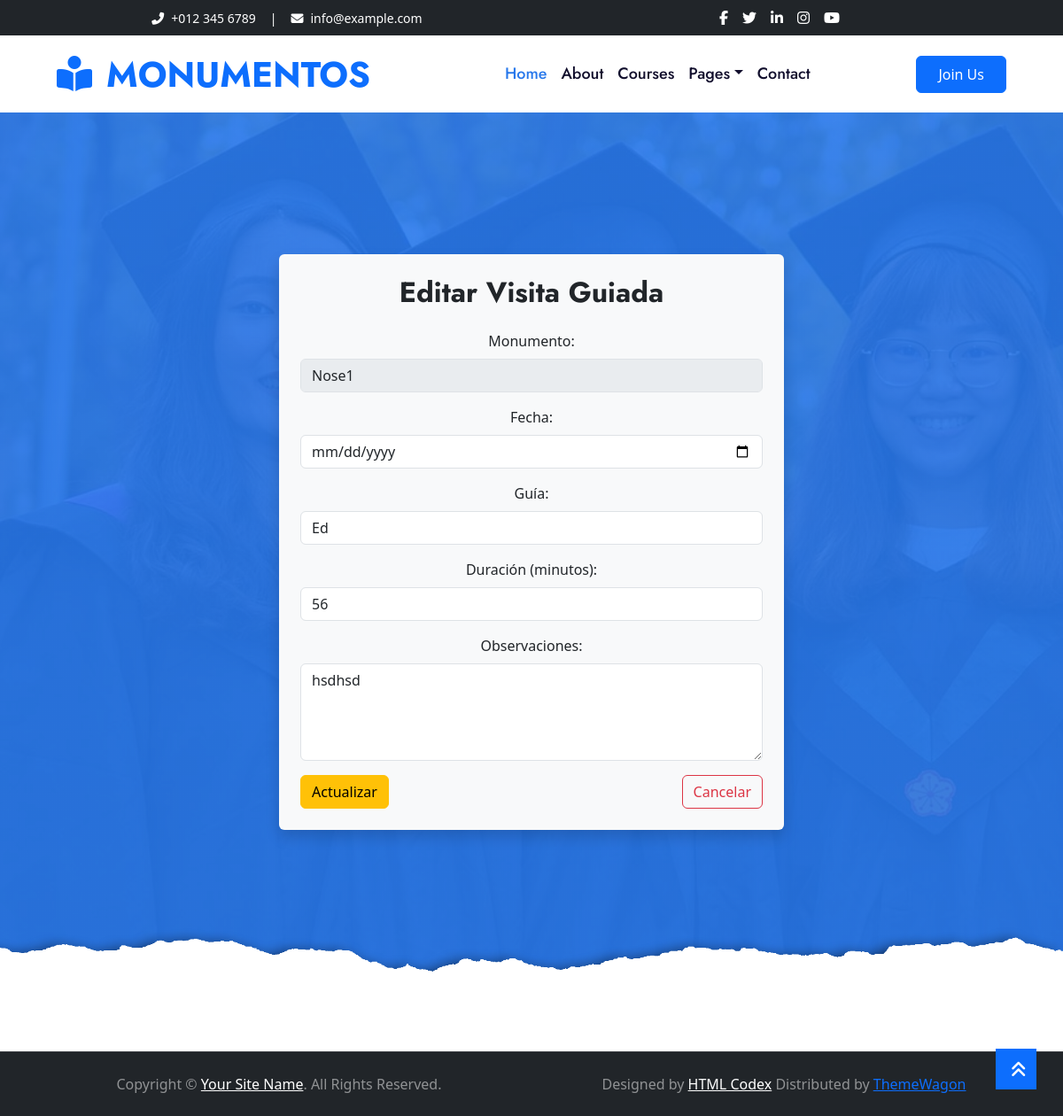
The app's page /editar-visita/2/ with its own data.
### Aplicaciones/SistemaMonumento/models.py (models this page shows)
class VisitaGuiada(models.Model):
    monumento = models.ForeignKey(Monumento, on_delete=models.CASCADE, related_name='visitas')
    fecha = models.DateField()
    guia = models.CharField(max_length=100)
    duracion_minutos = models.PositiveIntegerField()
    observaciones = models.TextField(blank=True, null=True)

class Monumento(models.Model):
    nombre = models.CharField(max_length=100)
    ubicacion = models.CharField(max_length=200)
    descripcion = models.TextField(blank=True, null=True)
    imagen = models.ImageField(upload_to='monumentos/', blank=True, null=True)

### Aplicaciones/SistemaMonumento/views.py (the view)
# urls.py: path('editar-visita/<int:id>/', views.editar_visita, name='editar_visita'),
def editar_visita(request, id):
    visita = get_object_or_404(VisitaGuiada, id=id)
    return render(request, 'editar_visita.html', {'visita': visita})

### Aplicaciones/SistemaMonumento/templates/editar_visita.html (shortened to what this page needs)
{% extends './plantilla.html' %}
{% block contenido %}
<div class="row">
    <div class="col-md-3"></div>
    <div class="col-md-6 bg-light p-4 rounded shadow">
        <h2 class="mb-4 text-center">Editar Visita Guiada</h2>
        <form action="{% url 'procesar_edicion_visita' visita.id %}" method="post" id="frm_editar_visita">
            <div class="mb-3">
                <label for="monumento" class="form-label">Monumento:</label>
                <input type="text" class="form-control" value="{{ visita.monumento.nombre }}" disabled>
            </div>
            <div class="mb-3">
                <label for="fecha" class="form-label">Fecha:</label>
                <input type="date" class="form-control" name="fecha" id="fecha" value="{{ visita.fecha }}">
            </div>
            <div class="mb-3">
                <label for="guia" class="form-label">Guía:</label>
                <input type="text" class="form-control" name="guia" id="guia" value="{{ visita.guia }}">
            </div>
            <div class="mb-3">
                <label for="duracion_minutos" class="form-label">Duración (minutos):</label>
                <input type="number" class="form-control" name="duracion_minutos" id="duracion_minutos" value="{{ visita.duracion_minutos }}">
            </div>
            <div class="mb-3">
                <label for="observaciones" class="form-label">Observaciones:</label>
                <textarea class="form-control" name="observaciones" id="observaciones" rows="4">{{ visita.observaciones }}</textarea>
            </div>
            <div class="d-flex justify-content-between">
                <button type="submit" class="btn btn-warning">Actualizar</button>
                <a href="{% url 'listar_visitas' %}" class="btn btn-outline-danger">Cancelar</a>
            </div>
        </form>
    </div>
    <div class="col-md-3"></div>
</div>
{% endblock %}

### records on screen
VisitaGuiada: monumento.nombre "Nose1", guia "Ed", duracion_minutos "56", observaciones "hsdhsd"
